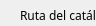
      <widget class="QWidget" name="Box_Archivos_externos">
       <property name="geometry">
        <rect>
         <x>0</x>
         <y>0</y>
         <width>96</width>
         <height>26</height>
        </rect>
       </property>
       <attribute name="label">
        <string>1) Archivos externos (Catálogo, topografía, gradiente, datos de contorno)</string>
       </attribute>
       <widget class="QLabel" name="Titulo_04">
        <property name="geometry">
         <rect>
          <x>20</x>
          <y>120</y>
          <width>340</width>
          <height>31</height>
         </rect>
        </property>
        <property name="font">
         <font>
          <family>Paytone One</family>
          <weight>50</weight>
          <italic>false</italic>
          <bold>false</bold>
          <kerning>true</kerning>
         </font>
        </property>
        <property name="text">
         <string>&lt;html&gt;&lt;head/&gt;&lt;body&gt;&lt;p&gt;Ruta del archivo de gradiente (GRD/NC)&lt;/p&gt;&lt;/body&gt;&lt;/html&gt;</string>
        </property>
       </widget>
       <widget class="QTextBrowser" name="ruta_grdfile">
        <property name="enabled">
         <bool>false</bool>
        </property>
        <property name="geometry">
         <rect>
          <x>20</x>
          <y>90</y>
          <width>680</width>
          <height>34</height>
         </rect>
        </property>
        <property name="styleSheet">
         <string notr="true"/>
        </property>
        <property name="html">
         <string>&lt;!DOCTYPE HTML PUBLIC &quot;-//W3C//DTD HTML 4.0//EN&quot; &quot;http://www.w3.org/TR/REC-html40/strict.dtd&quot;&gt;
&lt;html&gt;&lt;head&gt;&lt;meta name=&quot;qrichtext&quot; content=&quot;1&quot; /&gt;&lt;style type=&quot;text/css&quot;&gt;
p, li { white-space: pre-wrap; }
&lt;/style&gt;&lt;/head&gt;&lt;body style=&quot; font-family:'Noto Sans'; font-size:10pt; font-weight:400; font-style:normal;&quot;&gt;
&lt;p style=&quot;-qt-paragraph-type:empty; margin-top:0px; margin-bottom:0px; margin-left:0px; margin-right:0px; -qt-block-indent:0; text-indent:0px;&quot;&gt;&lt;br /&gt;&lt;/p&gt;&lt;/body&gt;&lt;/html&gt;</string>
        </property>
       </widget>
       <widget class="QLabel" name="Titulo_02">
        <property name="geometry">
         <rect>
          <x>20</x>
          <y>0</y>
          <width>340</width>
          <height>31</height>
         </rect>
        </property>
        <property name="font">
         <font>
          <family>Paytone One</family>
          <weight>50</weight>
          <italic>false</italic>
          <bold>false</bold>
          <kerning>true</kerning>
         </font>
        </property>
        <property name="text">
         <string>&lt;html&gt;&lt;head/&gt;&lt;body&gt;&lt;p&gt;Ruta del catálogo sísmico del NEIC (CSV sin ',')&lt;/p&gt;&lt;/body&gt;&lt;/html&gt;</string>
        </property>
       </widget>
       <widget class="QTextBrowser" name="ruta_grdgrad">
        <property name="enabled">
         <bool>false</bool>
        </property>
        <property name="geometry">
         <rect>
          <x>20</x>
          <y>150</y>
          <width>680</width>
          <height>34</height>
         </rect>
        </property>
        <property name="styleSheet">
         <string notr="true"/>
        </property>
        <property name="html">
         <string>&lt;!DOCTYPE HTML PUBLIC &quot;-//W3C//DTD HTML 4.0//EN&quot; &quot;http://www.w3.org/TR/REC-html40/strict.dtd&quot;&gt;
&lt;html&gt;&lt;head&gt;&lt;meta name=&quot;qrichtext&quot; content=&quot;1&quot; /&gt;&lt;style type=&quot;text/css&quot;&gt;
p, li { white-space: pre-wrap; }
&lt;/style&gt;&lt;/head&gt;&lt;body style=&quot; font-family:'Noto Sans'; font-size:10pt; font-weight:400; font-style:normal;&quot;&gt;
&lt;p style=&quot;-qt-paragraph-type:empty; margin-top:0px; margin-bottom:0px; margin-left:0px; margin-right:0px; -qt-block-indent:0; text-indent:0px;&quot;&gt;&lt;br /&gt;&lt;/p&gt;&lt;/body&gt;&lt;/html&gt;</string>
        </property>
       </widget>
       <widget class="QLabel" name="Titulo_03">
        <property name="geometry">
         <rect>
          <x>20</x>
          <y>60</y>
          <width>340</width>
          <height>31</height>
         </rect>
        </property>
        <property name="font">
         <font>
          <family>Paytone One</family>
          <weight>50</weight>
          <italic>false</italic>
          <bold>false</bold>
          <kerning>true</kerning>
         </font>
        </property>
        <property name="text">
         <string>&lt;html&gt;&lt;head/&gt;&lt;body&gt;&lt;p&gt;Ruta del archivo de topografía (GRD/NC)&lt;/p&gt;&lt;/body&gt;&lt;/html&gt;</string>
        </property>
       </widget>
       <widget class="QPushButton" name="Boton_examinar_2">
        <property name="enabled">
         <bool>false</bool>
        </property>
        <property name="geometry">
         <rect>
          <x>720</x>
          <y>90</y>
          <width>111</width>
          <height>34</height>
         </rect>
        </property>
        <property name="text">
         <string>Examinar</string>
        </property>
       </widget>
       <widget class="QPushButton" name="Boton_examinar_1">
        <property name="geometry">
         <rect>
          <x>720</x>
          <y>30</y>
          <width>111</width>
          <height>34</height>
         </rect>
        </property>
        <property name="text">
         <string>Examinar</string>
        </property>
       </widget>
       <widget class="QPushButton" name="Boton_examinar_3">
        <property name="enabled">
         <bool>false</bool>
        </property>
        <property name="geometry">
         <rect>
          <x>720</x>
          <y>150</y>
          <width>111</width>
          <height>34</height>
         </rect>
        </property>
        <property name="text">
         <string>Examinar</string>
        </property>
       </widget>
       <widget class="QTextBrowser" name="ruta_catalogo">
        <property name="geometry">
         <rect>
          <x>20</x>
          <y>30</y>
          <width>680</width>
          <height>34</height>
         </rect>
        </property>
        <property name="styleSheet">
         <string notr="true"/>
        </property>
        <property name="html">
         <string>&lt;!DOCTYPE HTML PUBLIC &quot;-//W3C//DTD HTML 4.0//EN&quot; &quot;http://www.w3.org/TR/REC-html40/strict.dtd&quot;&gt;
&lt;html&gt;&lt;head&gt;&lt;meta name=&quot;qrichtext&quot; content=&quot;1&quot; /&gt;&lt;style type=&quot;text/css&quot;&gt;
p, li { white-space: pre-wrap; }
&lt;/style&gt;&lt;/head&gt;&lt;body style=&quot; font-family:'Noto Sans'; font-size:10pt; font-weight:400; font-style:normal;&quot;&gt;
&lt;p style=&quot;-qt-paragraph-type:empty; margin-top:0px; margin-bottom:0px; margin-left:0px; margin-right:0px; -qt-block-indent:0; text-indent:0px;&quot;&gt;&lt;br /&gt;&lt;/p&gt;&lt;/body&gt;&lt;/html&gt;</string>
        </property>
       </widget>
       <widget class="QLabel" name="Comentario_02">
        <property name="geometry">
         <rect>
          <x>10</x>
          <y>390</y>
          <width>381</width>
          <height>21</height>
         </rect>
        </property>
        <property name="font">
         <font>
          <family>FreeSans</family>
          <pointsize>10</pointsize>
          <weight>50</weight>
          <italic>false</italic>
          <bold>false</bold>
          <kerning>true</kerning>
         </font>
        </property>
        <property name="text">
         <string>&lt;html&gt;&lt;head/&gt;&lt;body&gt;&lt;p&gt;&lt;span style=&quot; font-family:'Noto Sans';&quot;&gt;Despliegue para mostrar los parámetros de personalización:&lt;/span&gt;&lt;/p&gt;&lt;/body&gt;&lt;/html&gt;</string>
        </property>
       </widget>
       <widget class="QTextBrowser" name="ruta_folder">
        <property name="enabled">
         <bool>true</bool>
        </property>
        <property name="geometry">
         <rect>
          <x>20</x>
          <y>210</y>
          <width>680</width>
          <height>34</height>
         </rect>
        </property>
        <property name="styleSheet">
         <string notr="true"/>
        </property>
        <property name="html">
         <string>&lt;!DOCTYPE HTML PUBLIC &quot;-//W3C//DTD HTML 4.0//EN&quot; &quot;http://www.w3.org/TR/REC-html40/strict.dtd&quot;&gt;
&lt;html&gt;&lt;head&gt;&lt;meta name=&quot;qrichtext&quot; content=&quot;1&quot; /&gt;&lt;style type=&quot;text/css&quot;&gt;
p, li { white-space: pre-wrap; }
&lt;/style&gt;&lt;/head&gt;&lt;body style=&quot; font-family:'Noto Sans'; font-size:10pt; font-weight:400; font-style:normal;&quot;&gt;
&lt;p style=&quot;-qt-paragraph-type:empty; margin-top:0px; margin-bottom:0px; margin-left:0px; margin-right:0px; -qt-block-indent:0; text-indent:0px;&quot;&gt;&lt;br /&gt;&lt;/p&gt;&lt;/body&gt;&lt;/html&gt;</string>
        </property>
       </widget>
       <widget class="QPushButton" name="Boton_examinar_5">
        <property name="enabled">
         <bool>true</bool>
        </property>
        <property name="geometry">
         <rect>
          <x>720</x>
          <y>210</y>
          <width>111</width>
          <height>34</height>
         </rect>
        </property>
        <property name="text">
         <string>Examinar</string>
        </property>
       </widget>
       <widget class="QCheckBox" name="check_folder_contorno">
        <property name="enabled">
         <bool>true</bool>
        </property>
        <property name="geometry">
         <rect>
          <x>20</x>
          <y>186</y>
          <width>431</width>
          <height>22</height>
         </rect>
        </property>
        <property name="font">
         <font>
          <family>Paytone One</family>
          <weight>50</weight>
          <bold>false</bold>
         </font>
        </property>
        <property name="text">
         <string>Carpeta contenedoras de datos de contorno (ASCII)*:</string>
        </property>
        <property name="checked">
         <bool>true</bool>
        </property>
        <property name="tristate">
         <bool>false</bool>
        </property>
       </widget>
       <widget class="QLabel" name="Comentario_01">
        <property name="geometry">
         <rect>
          <x>40</x>
          <y>240</y>
          <width>340</width>
          <height>31</height>
         </rect>
        </property>
        <property name="font">
         <font>
          <family>FreeSans</family>
          <pointsize>10</pointsize>
          <weight>50</weight>
          <italic>false</italic>
          <bold>false</bold>
          <kerning>true</kerning>
         </font>
        </property>
        <property name="text">
         <string>&lt;html&gt;&lt;head/&gt;&lt;body&gt;&lt;p&gt;&lt;span style=&quot; font-family:'Noto Sans';&quot;&gt;*(&lt;/span&gt;deptos.dat, Fosa.dat, Mendana.gmt, Nazca.dat)&lt;/p&gt;&lt;/body&gt;&lt;/html&gt;</string>
        </property>
       </widget>
       <widget class="QTextBrowser" name="ruta_cpt_file">
        <property name="enabled">
         <bool>false</bool>
        </property>
        <property name="geometry">
         <rect>
          <x>20</x>
          <y>300</y>
          <width>680</width>
          <height>34</height>
         </rect>
        </property>
        <property name="styleSheet">
         <string notr="true"/>
        </property>
        <property name="html">
         <string>&lt;!DOCTYPE HTML PUBLIC &quot;-//W3C//DTD HTML 4.0//EN&quot; &quot;http://www.w3.org/TR/REC-html40/strict.dtd&quot;&gt;
&lt;html&gt;&lt;head&gt;&lt;meta name=&quot;qrichtext&quot; content=&quot;1&quot; /&gt;&lt;style type=&quot;text/css&quot;&gt;
p, li { white-space: pre-wrap; }
&lt;/style&gt;&lt;/head&gt;&lt;body style=&quot; font-family:'Noto Sans'; font-size:10pt; font-weight:400; font-style:normal;&quot;&gt;
&lt;p style=&quot;-qt-paragraph-type:empty; margin-top:0px; margin-bottom:0px; margin-left:0px; margin-right:0px; -qt-block-indent:0; text-indent:0px;&quot;&gt;&lt;br /&gt;&lt;/p&gt;&lt;/body&gt;&lt;/html&gt;</string>
        </property>
       </widget>
       <widget class="QPushButton" name="Boton_examinar_6">
        <property name="enabled">
         <bool>false</bool>
        </property>
        <property name="geometry">
         <rect>
          <x>720</x>
          <y>300</y>
          <width>111</width>
          <height>34</height>
         </rect>
        </property>
        <property name="text">
         <string>Examinar</string>
        </property>
       </widget>
       <widget class="QLabel" name="Titulo_5">
        <property name="geometry">
         <rect>
          <x>20</x>
          <y>270</y>
          <width>340</width>
          <height>31</height>
         </rect>
        </property>
        <property name="font">
         <font>
          <family>Paytone One</family>
          <weight>50</weight>
          <italic>false</italic>
          <bold>false</bold>
          <kerning>true</kerning>
         </font>
        </property>
        <property name="text">
         <string>&lt;html&gt;&lt;head/&gt;&lt;body&gt;&lt;p&gt;Ruta de paleta de colores personalizada (CPT)&lt;/p&gt;&lt;/body&gt;&lt;/html&gt;</string>
        </property>
       </widget>
      </widget>
